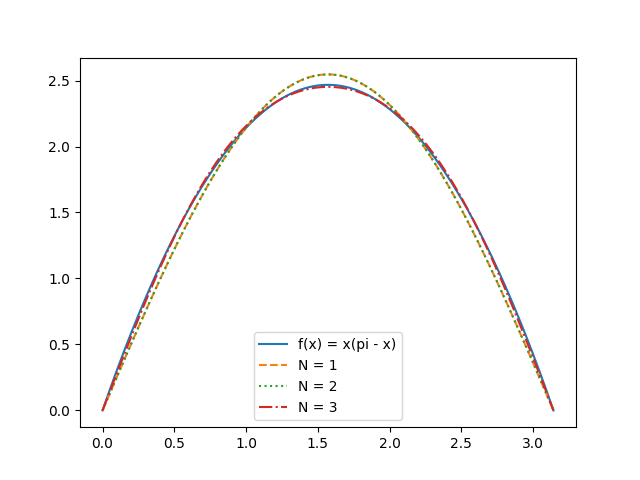

Write Python code to recreate this figure.
import numpy as np
import matplotlib.pyplot as plt

def f(x):
    return x * (np.pi - x)

def S(x, N):
    s = 0
    for k in range(1, N + 1, 2):
        s += 8 / (np.pi * k**3) * np.sin(k * x)
    return s

# Plot f(x)
x = np.linspace(0, np.pi, 1000)
y = f(x)
plt.plot(x, y, label = 'f(x) = x(pi - x)')

# Plot partial sums
plt.plot(x, S(x, 1), label = 'N = 1', linestyle = '--')
plt.plot(x, S(x, 2), label = 'N = 2', linestyle = ':')
plt.plot(x, S(x, 3), label = 'N = 3', linestyle = '-.')
plt.legend()
plt.savefig('4.png')

